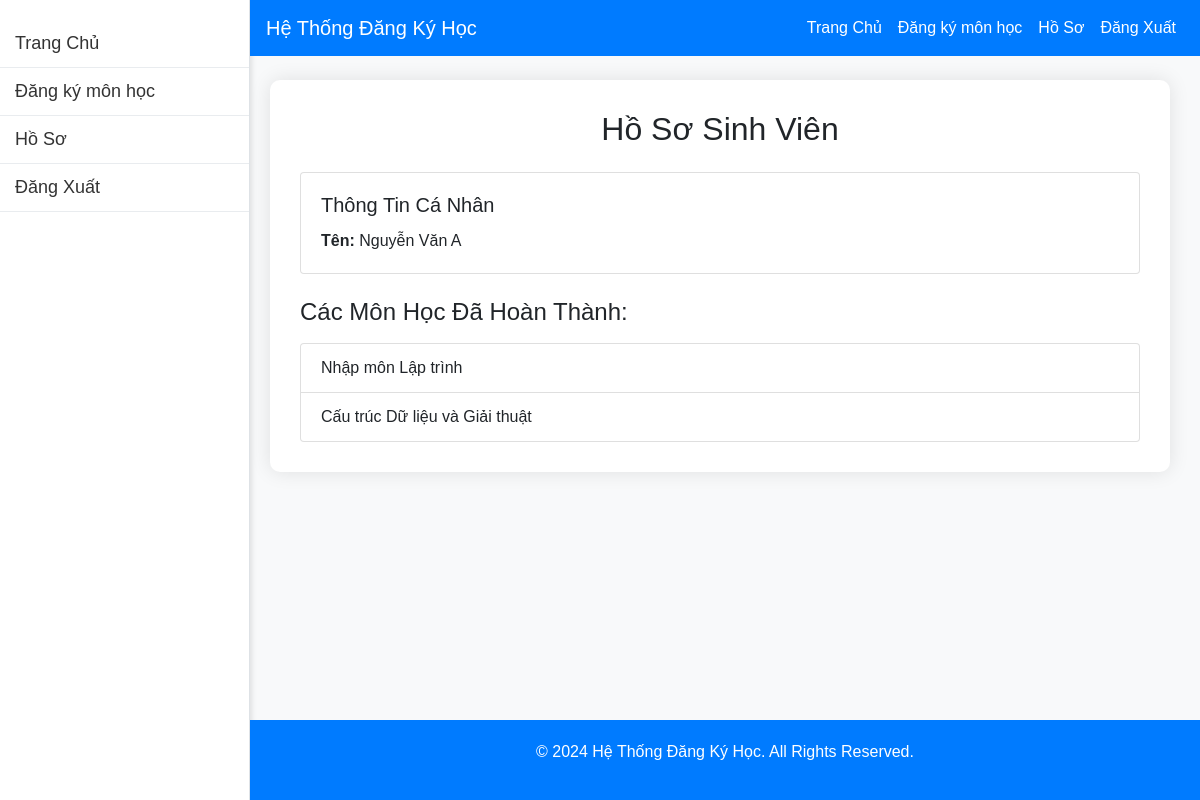
The page /profile.php (signed in) on the database its author committed.
### tables this page shows
CREATE TABLE `students` (
  `student_id` int(11) NOT NULL,
  `username` varchar(100) NOT NULL,
  `password` varchar(100) NOT NULL,
  `student_name` varchar(100) NOT NULL
);

CREATE TABLE `courses` (
  `course_id` int(11) NOT NULL,
  `course_name` varchar(100) NOT NULL
);

### profile.php (the view, shortened to what this page needs)
<?php
include 'db_connect.php';
$student_id = $_SESSION['student_id'];
$student_sql = "SELECT * FROM students WHERE student_id = $student_id";
$student_result = $conn->query($student_sql);
$student_info = $student_result->fetch_assoc();
$completed_courses_sql = "SELECT c.course_name FROM completed_courses cc
                          JOIN courses c ON cc.course_id = c.course_id
                          WHERE cc.student_id = $student_id";
$completed_courses_result = $conn->query($completed_courses_sql);
?>
<!DOCTYPE html>
<html lang="vi">
<head>
    <link href="https://stackpath.bootstrapcdn.com/bootstrap/4.5.2/css/bootstrap.min.css" rel="stylesheet">
</head>
<body>
<div class="sidebar">
    <a href="main.php">Trang Chủ</a>
    <a href="index.php">Đăng ký môn học</a>
    <a href="profile.php">Hồ Sơ</a>
    <a href="logout.php">Đăng Xuất</a>
</div>
<nav class="navbar navbar-expand-lg navbar-light">
    <a class="navbar-brand" href="#">Hệ Thống Đăng Ký Học</a>
    <div class="collapse navbar-collapse" id="navbarNav">
        <ul class="navbar-nav ml-auto">
            <li class="nav-item">
                <a class="nav-link" href="main.php">Trang Chủ</a>
            </li>
            <li class="nav-item">
                <a class="nav-link" href="index.php">Đăng ký môn học</a>
            </li>
            <li class="nav-item">
                <a class="nav-link" href="profile.php">Hồ Sơ</a>
            </li>
            <li class="nav-item">
                <a class="nav-link" href="logout.php">Đăng Xuất</a>
            </li>
        </ul>
    </div>
</nav>
<div class="container-sm mt-4">
    <h2 class="text-center">Hồ Sơ Sinh Viên</h2>
    <div class="card mt-4">
        <div class="card-body">
            <h5 class="card-title">Thông Tin Cá Nhân</h5>
            <p class="card-text"><strong>Tên:</strong> <?php echo $student_info['student_name']; ?></p>
        </div>
    </div>
    <h4 class="mt-4">Các Môn Học Đã Hoàn Thành:</h4>
    <ul class="list-group mt-3">
        <?php while ($row = $completed_courses_result->fetch_assoc()): ?>
            <li class="list-group-item"><?php echo $row['course_name']; ?></li>
        <?php endwhile; ?>
    </ul>
</div>
<footer>
    <p class="footer-text">© 2024 Hệ Thống Đăng Ký Học. All Rights Reserved.</p>
</footer>
</body>
</html>

### profile.php (style rules this page uses)
body { background-color: #f8f9fa; font-family: Arial, sans-serif; }
.sidebar { height: 100vh; width: 250px; position: fixed; top: 0; left: 0; background-color: #ffffff; border-right: 1px solid #dee2e6; padding-top: 20px; box-shadow: 2px 0px 5px rgba(0, 0, 0, 0.1); }
.sidebar a { padding: 10px 15px; text-align: left; font-size: 18px; color: #333; display: block; text-decoration: none; border-bottom: 1px solid #e9ecef; }
.container-sm { max-width: 900px; margin-left: 270px; background-color: #ffffff; padding: 30px; border-radius: 10px; margin-top: 20px; box-shadow: 0px 0px 20px rgba(0, 0, 0, 0.1); }
.navbar { background-color: #007bff; color: white; margin-left: 250px; }
.navbar-brand, .nav-link { color: white !important; }
.list-group-item { background-color: #ffffff; }
.card { background-color: #ffffff; }
footer { background-color: #007bff; color: white; padding: 20px 0; text-align: center; position: fixed; width: calc(100% - 250px); left: 250px; bottom: 0; }

### rows shown on the page
students: student_name "Nguyễn Văn A"
courses: course_name "Nhập môn Lập trình"
courses: course_name "Cấu trúc Dữ liệu và Giải thuật"
